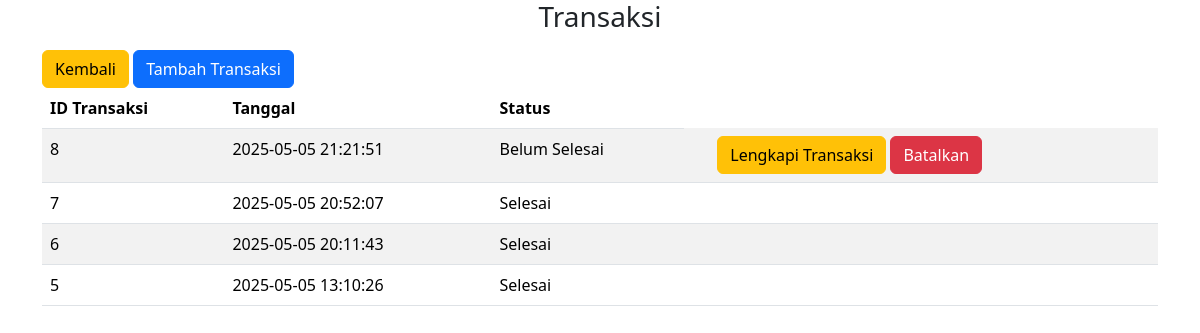
Page /home/Transaksi/index.php on the committed database.
### tables this page shows
CREATE TABLE `transaksi` (
  `id_transaksi` int NOT NULL,
  `tanggal` datetime NOT NULL,
  `status` varchar(50) DEFAULT NULL
);

### home/Transaksi/index.php (the view, shortened to what this page needs)
<!DOCTYPE html>
<html lang="en">
<head>
    <link href="https://cdn.jsdelivr.net/npm/bootstrap@5.3.5/dist/css/bootstrap.min.css" rel="stylesheet">
</head>
<body>
    <div class="container">
        <h3 class="text-center mb-3">Transaksi</h3>
        <a href="../../index.php" class="btn btn-warning">Kembali</a>
        <a href="addTransaksi.php" onclick="confirm('Konfirmasi Tambah Transaksi Baru?')" class="btn btn-primary">Tambah Transaksi</a>
        <div
            class="table-responsive">
            <table
                class="table table-striped">
                <thead>
                    <tr>
                        <th scope="col">ID Transaksi</th>
                        <th scope="col">Tanggal</th>
                        <th scope="col">Status</th>
                    </tr>
                </thead>
                <tbody>
                    <?php
                    include '../../config/koneksi.php';
                    $result = mysqli_query($conn, "SELECT * FROM transaksi order by tanggal desc");
                    while ($row = mysqli_fetch_assoc($result)) :
                    ?>
                        <tr>
                            <td><?= $row['id_transaksi'] ?></td>
                            <td><?= $row['tanggal'] ?></td>
                            <td><?= $row['status'] ?></td>
                            <td>
                            <td>
                                <?= ($row['status'] !== "Selesai") ? '<a href="detail.php?id_transaksi=' . $row['id_transaksi'] . '" class="btn btn-warning">Lengkapi Transaksi</a> ' . '<a href="hapus.php?id_transaksi=' . $row['id_transaksi'] . '" class="btn btn-danger">Batalkan</a>' : '' ?>
                            </td>
                            </td>
                        </tr>
                    <?php endwhile; ?>
                </tbody>
            </table>
        </div>
    </div>
</body>
</html>

### rows in the picture
transaksi: id_transaksi "8", tanggal "2025-05-05 21:21:51", status "Belum Selesai"
transaksi: id_transaksi "7", tanggal "2025-05-05 20:52:07", status "Selesai"
transaksi: id_transaksi "6", tanggal "2025-05-05 20:11:43", status "Selesai"
transaksi: id_transaksi "5", tanggal "2025-05-05 13:10:26", status "Selesai"
